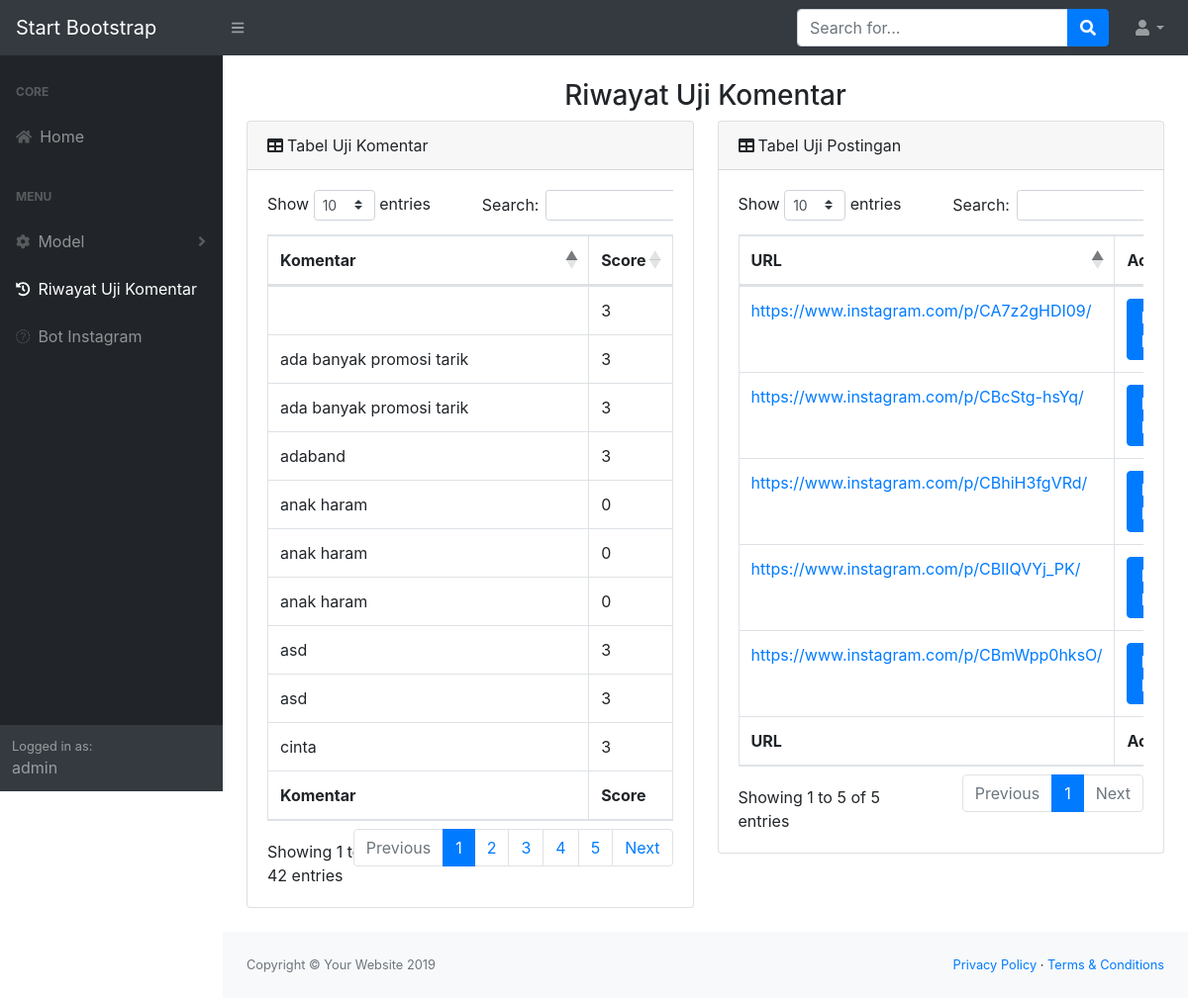
The page /riwayat_uji (signed in) on the database its author committed.
### tables this page shows
CREATE TABLE "riwayat" (
	"id"	INTEGER PRIMARY KEY AUTOINCREMENT,
	"kalimat"	TEXT,
	"label"	INTEGER
);

### app.py (the view)
@app.route('/riwayat_uji',methods=['GET','POST'])
def riwayat_uji():
    x = get_session()
    if x:
        connection = sqlite3.connect('data/Admin.db')
        conn=connection.cursor()
        cursor=conn.execute('SELECT * FROM riwayat')
        item = cursor.fetchall()
        connection.commit()
        conn.close()
        connection.close()
        connection = sqlite3.connect('data/riwayat_instagram.db')
        conn = connection.cursor()
        cursor = conn.execute('SELECT * FROM riwayat_instagram')
        item2 = cursor.fetchall()
        connection.commit()
        conn.close()
        connection.close()
        return render_template('riwayat_uji.html',item1=item,item2=item2)
    else:
        return render_template('session.html', message='No Session Available')

### app.py (called while the page is built)
@app.route('/session')
def get_session():
    if 'username' in session:
        s=session['username']
        return s

### templates/riwayat_uji.html (shortened to what this page needs)
{% extends 'base_admin.html' %}
{% block body %}
<div id="layoutSidenav_content">
                <main>
                    <div class="container-fluid">
                        <h3 class="mt-4" align="center">Riwayat Uji Komentar</h3>
                        <div class="row">
                            <div class="col-xl-6">
                                <div class="card mb-4">
                                <div class="card-header"><i class="fas fa-table mr-1"></i>Tabel Uji Komentar</div>
                                <div class="card-body">
                                    <div class="table-responsive">
                                        <table class="table table-bordered" id="dataTable" width="100%" cellspacing="0">
                                            <thead>
                                            <tr>
                                                <th>Komentar</th>
                                                <th>Score</th>
                                            </tr>
                                            </thead>
                                            <tfoot>
                                            <tr>
                                                <th>Komentar</th>
                                                <th>Score</th>
                                            </tr>
                                            </tfoot>
                                            <tbody>
                                            {% for item in item1 %}
                                            <tr>
                                                <td>{{item[1]}}</td>
                                                <td>{{item[2]}}</td>
                                            </tr>
                                        {% endfor %}
                                            </tbody>
                                        </table>
                                    </div>
                                </div>
                            </div>
                            </div>
                            <div class="col-xl-6">
                                <div class="card mb-4">
                                <div class="card-header"><i class="fas fa-table mr-1"></i>Tabel Uji Postingan</div>
                                <div class="card-body">
                                    <div class="table-responsive">
                                        <table class="table table-bordered" id="dataTable2" width="100%" cellspacing="0">
                                            <thead>
                                            <tr>
                                                <th>URL</th>
                                                <th>Action</th>
                                            </tr>
                                            </thead>
                                            <tfoot>
                                            <tr>
                                                <th>URL</th>
                                                <th>Action</th>
                                            </tr>
                                            </tfoot>
                                            <tbody>
                                            {% for item in item2 %}
                                            <tr>
                                                <td><a href="{{item[0]}}">{{item[0]}}</a></td>
                                                <td><a class="btn btn-primary" href="/hasil_postingan?url={{item[0]}}">Lihat Hasil</a></td>
                                            </tr>
                                            {% endfor %}
                                            </tbody>
                                        </table>
                                    </div>
                                </div>
                            </div>
                            </div>
                        </div>
                    </div>
                </main>
                <footer class="py-4 bg-light mt-auto">
                    <div class="container-fluid">
                        <div class="d-flex align-items-center justify-content-between small">
                            <div class="text-muted">Copyright &copy; Your Website 2019</div>
                            <div>
                                <a href="#">Privacy Policy</a>
                                &middot;
                                <a href="#">Terms &amp; Conditions</a>
                            </div>
                        </div>
                    </div>
                </footer>
            </div>
        </div>
{% endblock %}

### templates/base_admin.html (shortened to what this page needs)
<!DOCTYPE html>
<html lang="en">
    <head>
        <link href="{{ url_for('static', filename='css/styles.css') }}" rel="stylesheet" />
        <link href="https://cdn.datatables.net/1.10.20/css/dataTables.bootstrap4.min.css" rel="stylesheet" />
  </head>
  <body class="sb-nav-fixed">
  <nav class="sb-topnav navbar navbar-expand navbar-dark bg-dark">
            <a class="navbar-brand" href="/admin_home">Start Bootstrap</a><button class="btn btn-link btn-sm order-1 order-lg-0" id="sidebarToggle" href="#"><i class="fas fa-bars"></i></button
            >
            <form class="d-none d-md-inline-block form-inline ml-auto mr-0 mr-md-3 my-2 my-md-0">
                <div class="input-group">
                    <input class="form-control" type="text" placeholder="Search for..." aria-label="Search" aria-describedby="basic-addon2" />
                    <div class="input-group-append">
                        <button class="btn btn-primary" type="button"><i class="fas fa-search"></i></button>
                    </div>
                </div>
            </form>
            <ul class="navbar-nav ml-auto ml-md-0">
                <li class="nav-item dropdown">
                    <a class="nav-link dropdown-toggle" id="userDropdown" href="#" role="button" data-toggle="dropdown" aria-haspopup="true" aria-expanded="false"><i class="fas fa-user fa-fw"></i></a>
                </li>
            </ul>
        </nav>
        <div id="layoutSidenav">
            <div id="layoutSidenav_nav">
                <nav class="sb-sidenav accordion sb-sidenav-dark" id="sidenavAccordion">
                    <div class="sb-sidenav-menu">
                        <div class="nav">
                            <div class="sb-sidenav-menu-heading">Core</div>
                            <a class="nav-link" href="/admin_home"
                                ><div class="sb-nav-link-icon"><i class="fas fa-home"></i></div>
                                Home</a>
                            <div class="sb-sidenav-menu-heading">Menu</div>
                            <a class="nav-link collapsed" href="#" data-toggle="collapse" data-target="#collapseLayouts" aria-expanded="false" aria-controls="collapseLayouts"
                                ><div class="sb-nav-link-icon"><i class="fas fa-cog"></i></div>
                                Model
                                <div class="sb-sidenav-collapse-arrow"><i class="fas fa-angle-down"></i></div
                            ></a>
                            <a class="nav-link" href="/riwayat_uji"
                                ><div class="sb-nav-link-icon"><i class="fas fa-history"></i></div>
                                Riwayat Uji Komentar</a>
                            <a class="nav-link" href="/bot_instagram"
                                ><div class="sb-nav-link-icon"><i class="fas fa-instagram"></i></div>
                                Bot Instagram</a>
                        </div>
                    </div>
                    <div class="sb-sidenav-footer">
                        <div class="small">Logged in as:</div>
                        {{session['username']}}
                    </div>
                </nav>
            </div>
      {% block body %}
      {% endblock %}
  </body>
</html>

### rows shown on the page
riwayat: kalimat "cinta", label "3"
riwayat: label "3"
riwayat: kalimat "anak haram", label "0"
riwayat: kalimat "anak haram", label "0"
riwayat: kalimat "anak haram", label "0"
riwayat: kalimat "adaband", label "3"
riwayat: kalimat "ada banyak promosi tarik", label "3"
riwayat: kalimat "ada banyak promosi tarik", label "3"
riwayat: kalimat "asd", label "3"
riwayat: kalimat "asd", label "3"

### other values the page prints
{{ session['username'] }} "admin"
{{ item[0] }} "https://www.instagram.com/p/CA7z2gHDI09/" "https://www.instagram.com/p/CBlIQVYj_PK/" "https://www.instagram.com/p/CBmWpp0hksO/" "https://www.instagram.com/p/CBhiH3fgVRd/" "https://www.instagram.com/p/CBcStg-hsYq/"
